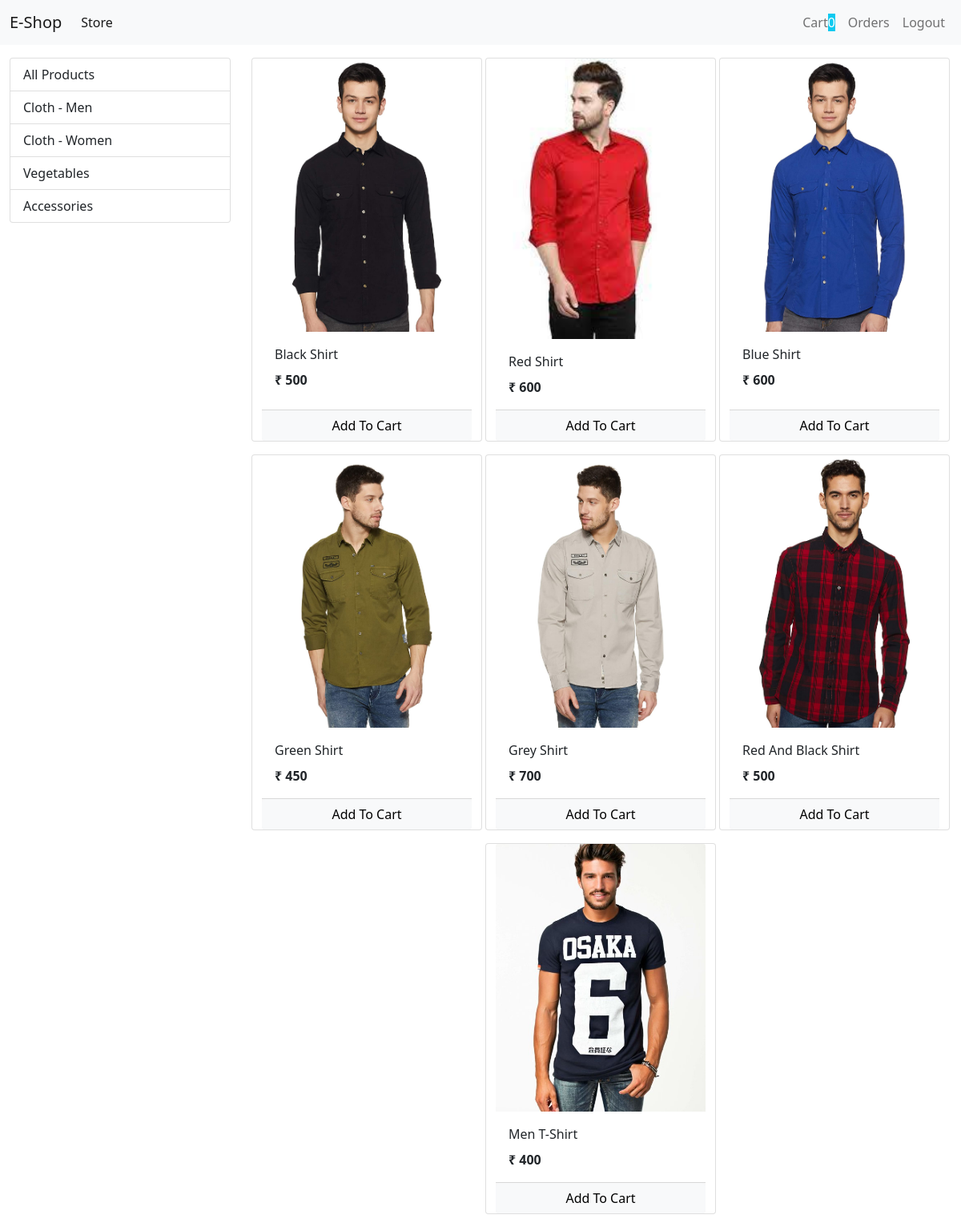
Page /?category=1 (signed in) on the committed database.
### store/models.py (models this page shows, shortened)
class Category(models.Model):
    name = models.CharField(max_length=50)

class Product(models.Model):
    name = models.CharField(max_length=50)
    price = models.IntegerField(default=0)
    description = models.CharField(max_length=50,default='',null=True,blank=True)
    image = models.ImageField(upload_to='uploads/products/')
    category = models.ForeignKey(Category,on_delete=models.CASCADE,default=1)

### store/views.py (the view, shortened to what this page needs)
# urls.py: path("", views.Index.as_view(), name="index"),
class Index(View):
    def get(self, request):
        cart = request.session.get('cart')
        if not cart:
            request.session['cart'] = {}
        products = Product.objects.all()
        category_list = Category.objects.all()
        category_id = request.GET.get('category')
        if category_id:
            products = Product.objects.filter(category=category_id)
        return render(request, 'store/index.html', {"products": products, "category_list": category_list})

### store/templatetags/cart.py (called while the page is built)
@register.filter(name='is_in_cart')
def is_in_cart(product, cart):
    keys = cart.keys()
    for id in keys:
        if int(id) == product.id:
            return True
    return False

@register.filter(name='currency')
def currency(number):
    return "₹ " + str(number)

### store/templates/store/index.html (shortened to what this page needs)
{% extends 'store/base.html' %}
{% load cart %}
{% block content %}
    <div class="container-fluid mt-3">
      <div class="row">
          <div class="col-lg-3 mx-auto">
          <div class="list-group">
               <a href="/" class="list-group-item list-group-item-action">All Products</a>
            {% for category in category_list %}
              <a href="?category={{category.id}}" class="list-group-item list-group-item-action">{{category.name}}</a>
             {% endfor %}
          </div>
          </div>
          <div id="products" class="col-lg-9 mx-auto">
                 <div class="row mx-auto">
                    {% for product in products %}
                    <div class="card mx-auto mb-3"  id={{product.id}} style="width: 18rem;">
                        <img src="{{product.image.url}}" class="card-img-top" alt="...">
                            <div class="card-body">
                                <p class="card-title">{{product.name|title}}</p>
                                <p class="card-text"><b>{{product.price|currency}}</b></p>
                            </div>
                       <div class="card-footer p-0 no-gutters">
                    {% if product|is_in_cart:request.session.cart %}
                        <div class="row no-gutters">
                            <form action="/#{{product.id}}" class="col-2 " method="post">
                                {% csrf_token %}
                                <input hidden type="text" name='product' value='{{product.id}}'>
                                <input hidden type="text" name='remove' value='True'>
                                <input type="submit" value=" - " class="btn btn-block btn-light border-right">
                            </form>
                                <div class="text-center col">{{product|cart_quantity:request.session.cart}} in Cart</div>
                                <form action="/#{{product.id}}" class="col-2 " method="post">
                                  {% csrf_token %}
                                  <input hidden type="text" name='product' value='{{product.id}}'>
                                  <input type="submit" value=" + " class="btn btn-block btn-light border-left">
                                </form>
                        </div>
                    {% else %}
                      <form action="/#{{product.id}}" method="POST" class="btn-block">
                          <input type="submit" class="float-right btn btn-light  form-control"
                            value="Add To Cart">
                      </form>
                    {% endif %}
                  </div>
                    </div>
                    {% endfor %}
                 </div>
          </div>
      </div>
    </div>
  {% endblock  %}

### rows in the picture
Category: name "Cloth - Men"
Category: name "Cloth - Women"
Category: name "Vegetables"
Category: name "Accessories"
Product: {{ product.id }} 1 (drawn), image (picture), name "Black Shirt", price "₹ 500"
Product: image (picture), name "Red Shirt", price "₹ 600"
Product: image (picture), name "Blue Shirt", price "₹ 600"
Product: image (picture), name "Green Shirt", price "₹ 450"
Product: image (picture), name "Grey Shirt", price "₹ 700"
Product: image (picture), name "Red And Black Shirt", price "₹ 500"
Product: image (picture), name "Men T-Shirt", price "₹ 400"

### other values in the picture
{{ request.session.cart.keys|length }} "0"
